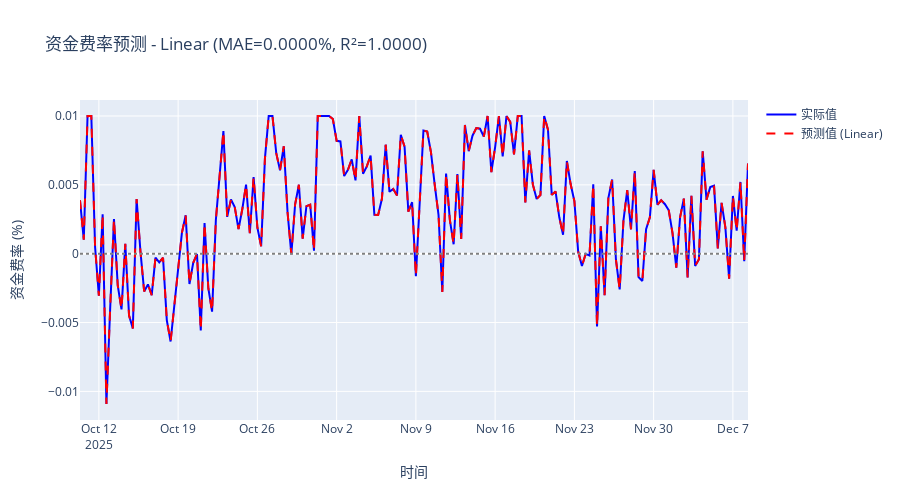

The code cell stored with this chart in its notebook:
### Code cell
# 14.3 预测结果可视化

# 找出最佳模型
best_model_name = min(results, key=lambda x: results[x]['mae'])
best_result = results[best_model_name]

fig = go.Figure()

fig.add_trace(go.Scatter(
    x=y_test.index,
    y=y_test.values * 100,
    mode='lines',
    name='实际值',
    line=dict(color='blue', width=2)
))

fig.add_trace(go.Scatter(
    x=y_test.index,
    y=best_result['y_pred'] * 100,
    mode='lines',
    name=f'预测值 ({best_model_name})',
    line=dict(color='red', width=2, dash='dash')
))

fig.add_hline(y=0, line_dash='dot', line_color='gray')

fig.update_layout(
    title=f'资金费率预测 - {best_model_name} (MAE={best_result["mae"]*100:.4f}%, R²={best_result["r2"]:.4f})',
    xaxis_title='时间',
    yaxis_title='资金费率 (%)',
    height=500,
    hovermode='x unified'
)

fig.show()

# 预测下一期
last_features = X.iloc[[-1]]
last_features_scaled = scaler.transform(last_features)
next_prediction = best_result['model'].predict(last_features_scaled)[0]

print(f'\n🔮 预测下一期资金费率: {next_prediction*100:.4f}%')
print(f'📊 预测年化费率: {next_prediction*3*365*100:.2f}%')

### Figure 1 — Plotly figure (JSON) as saved in the notebook; plotly's stock layout.template omitted (floating-point values rounded to 4 significant figures; data arrays with more than 128 entries replaced by an {"elided": "..."} marker saying what was removed)
{"data": [{"line": {"color": "blue", "width": 2}, "mode": "lines", "name": "实际值", "type": "scatter", "x": {"elided": "178 str values"}, "y": {"elided": "178 float values"}}, {"line": {"color": "red", "dash": "dash", "width": 2}, "mode": "lines", "name": "预测值 (Linear)", "type": "scatter", "x": {"elided": "178 str values"}, "y": {"elided": "178 float values"}}], "layout": {"height": 500, "hovermode": "x unified", "shapes": [{"line": {"color": "gray", "dash": "dot"}, "type": "line", "x0": 0, "x1": 1, "xref": "x domain", "y0": 0, "y1": 0, "yref": "y"}], "title": {"text": "资金费率预测 - Linear (MAE=0.0000%, R²=1.0000)"}, "xaxis": {"title": {"text": "时间"}}, "yaxis": {"title": {"text": "资金费率 (%)"}}}}
